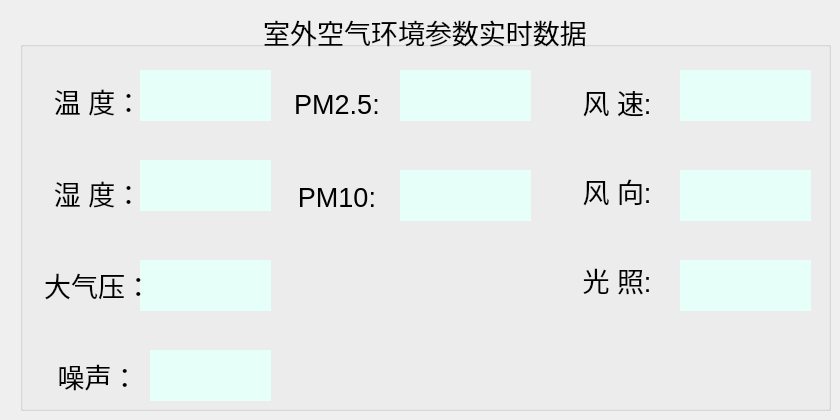
    <widget class="QWidget" name="page_3">
     <widget class="QGroupBox" name="groupBox_4">
      <property name="geometry">
       <rect>
        <x>20</x>
        <y>10</y>
        <width>811</width>
        <height>401</height>
       </rect>
      </property>
      <property name="font">
       <font>
        <pointsize>20</pointsize>
       </font>
      </property>
      <property name="title">
       <string>室外空气环境参数实时数据</string>
      </property>
      <property name="alignment">
       <set>Qt::AlignCenter</set>
      </property>
      <widget class="QLabel" name="label_21">
       <property name="geometry">
        <rect>
         <x>120</x>
         <y>60</y>
         <width>131</width>
         <height>51</height>
        </rect>
       </property>
       <property name="font">
        <font>
         <pointsize>20</pointsize>
        </font>
       </property>
       <property name="styleSheet">
        <string notr="true">background-color: rgb(231, 255, 249);</string>
       </property>
       <property name="text">
        <string/>
       </property>
       <property name="alignment">
        <set>Qt::AlignCenter</set>
       </property>
      </widget>
      <widget class="QLabel" name="label_22">
       <property name="geometry">
        <rect>
         <x>120</x>
         <y>150</y>
         <width>131</width>
         <height>51</height>
        </rect>
       </property>
       <property name="font">
        <font>
         <pointsize>20</pointsize>
        </font>
       </property>
       <property name="styleSheet">
        <string notr="true">background-color: rgb(231, 255, 249);</string>
       </property>
       <property name="text">
        <string/>
       </property>
       <property name="alignment">
        <set>Qt::AlignCenter</set>
       </property>
      </widget>
      <widget class="QLabel" name="label_23">
       <property name="geometry">
        <rect>
         <x>120</x>
         <y>250</y>
         <width>131</width>
         <height>51</height>
        </rect>
       </property>
       <property name="font">
        <font>
         <pointsize>20</pointsize>
        </font>
       </property>
       <property name="styleSheet">
        <string notr="true">background-color: rgb(231, 255, 249);</string>
       </property>
       <property name="text">
        <string/>
       </property>
       <property name="alignment">
        <set>Qt::AlignCenter</set>
       </property>
      </widget>
      <widget class="QWidget" name="layoutWidget_4">
       <property name="geometry">
        <rect>
         <x>11</x>
         <y>48</y>
         <width>134</width>
         <height>361</height>
        </rect>
       </property>
       <layout class="QVBoxLayout" name="verticalLayout_7">
        <item>
         <widget class="QLabel" name="label_24">
          <property name="font">
           <font>
            <pointsize>20</pointsize>
           </font>
          </property>
          <property name="text">
           <string>温 度：</string>
          </property>
          <property name="alignment">
           <set>Qt::AlignCenter</set>
          </property>
         </widget>
        </item>
        <item>
         <widget class="QLabel" name="label_25">
          <property name="font">
           <font>
            <pointsize>20</pointsize>
           </font>
          </property>
          <property name="text">
           <string>湿 度：</string>
          </property>
          <property name="alignment">
           <set>Qt::AlignCenter</set>
          </property>
         </widget>
        </item>
        <item>
         <widget class="QLabel" name="label_26">
          <property name="font">
           <font>
            <pointsize>20</pointsize>
           </font>
          </property>
          <property name="text">
           <string>大气压：</string>
          </property>
          <property name="alignment">
           <set>Qt::AlignCenter</set>
          </property>
         </widget>
        </item>
        <item>
         <widget class="QLabel" name="label_31">
          <property name="font">
           <font>
            <pointsize>20</pointsize>
           </font>
          </property>
          <property name="text">
           <string>噪声：</string>
          </property>
          <property name="alignment">
           <set>Qt::AlignCenter</set>
          </property>
         </widget>
        </item>
       </layout>
      </widget>
      <widget class="QWidget" name="layoutWidget_5">
       <property name="geometry">
        <rect>
         <x>260</x>
         <y>50</y>
         <width>114</width>
         <height>181</height>
        </rect>
       </property>
       <layout class="QVBoxLayout" name="verticalLayout_8">
        <item>
         <widget class="QLabel" name="label_28">
          <property name="font">
           <font>
            <pointsize>20</pointsize>
           </font>
          </property>
          <property name="text">
           <string>PM2.5:</string>
          </property>
          <property name="alignment">
           <set>Qt::AlignCenter</set>
          </property>
         </widget>
        </item>
        <item>
         <widget class="QLabel" name="label_33">
          <property name="font">
           <font>
            <pointsize>20</pointsize>
           </font>
          </property>
          <property name="text">
           <string>PM10:</string>
          </property>
          <property name="alignment">
           <set>Qt::AlignCenter</set>
          </property>
         </widget>
        </item>
       </layout>
      </widget>
      <widget class="QLabel" name="label_30">
       <property name="geometry">
        <rect>
         <x>380</x>
         <y>60</y>
         <width>131</width>
         <height>51</height>
        </rect>
       </property>
       <property name="font">
        <font>
         <pointsize>20</pointsize>
        </font>
       </property>
       <property name="styleSheet">
        <string notr="true">background-color: rgb(231, 255, 249);</string>
       </property>
       <property name="text">
        <string/>
       </property>
       <property name="alignment">
        <set>Qt::AlignCenter</set>
       </property>
      </widget>
      <widget class="QLabel" name="label_32">
       <property name="geometry">
        <rect>
         <x>130</x>
         <y>340</y>
         <width>121</width>
         <height>51</height>
        </rect>
       </property>
       <property name="font">
        <font>
         <pointsize>20</pointsize>
        </font>
       </property>
       <property name="styleSheet">
        <string notr="true">background-color: rgb(231, 255, 249);</string>
       </property>
       <property name="text">
        <string/>
       </property>
       <property name="alignment">
        <set>Qt::AlignCenter</set>
       </property>
      </widget>
      <widget class="QLabel" name="label_35">
       <property name="geometry">
        <rect>
         <x>380</x>
         <y>160</y>
         <width>131</width>
         <height>51</height>
        </rect>
       </property>
       <property name="font">
        <font>
         <pointsize>20</pointsize>
        </font>
       </property>
       <property name="styleSheet">
        <string notr="true">background-color: rgb(231, 255, 249);</string>
       </property>
       <property name="text">
        <string/>
       </property>
       <property name="alignment">
        <set>Qt::AlignCenter</set>
       </property>
      </widget>
      <widget class="QLabel" name="label_53">
       <property name="geometry">
        <rect>
         <x>660</x>
         <y>60</y>
         <width>131</width>
         <height>51</height>
        </rect>
       </property>
       <property name="font">
        <font>
         <pointsize>20</pointsize>
        </font>
       </property>
       <property name="styleSheet">
        <string notr="true">background-color: rgb(231, 255, 249);</string>
       </property>
       <property name="text">
        <string/>
       </property>
       <property name="alignment">
        <set>Qt::AlignCenter</set>
       </property>
      </widget>
      <widget class="QWidget" name="layoutWidget_8">
       <property name="geometry">
        <rect>
         <x>540</x>
         <y>50</y>
         <width>114</width>
         <height>261</height>
        </rect>
       </property>
       <layout class="QVBoxLayout" name="verticalLayout_11">
        <item>
         <widget class="QLabel" name="label_54">
          <property name="font">
           <font>
            <pointsize>20</pointsize>
           </font>
          </property>
          <property name="text">
           <string>风 速:</string>
          </property>
          <property name="alignment">
           <set>Qt::AlignCenter</set>
          </property>
         </widget>
        </item>
        <item>
         <widget class="QLabel" name="label_55">
          <property name="font">
           <font>
            <pointsize>20</pointsize>
           </font>
          </property>
          <property name="text">
           <string>风 向:</string>
          </property>
          <property name="alignment">
           <set>Qt::AlignCenter</set>
          </property>
         </widget>
        </item>
        <item>
         <widget class="QLabel" name="label_56">
          <property name="font">
           <font>
            <pointsize>20</pointsize>
           </font>
          </property>
          <property name="text">
           <string>光 照:</string>
          </property>
          <property name="alignment">
           <set>Qt::AlignCenter</set>
          </property>
         </widget>
        </item>
       </layout>
      </widget>
      <widget class="QLabel" name="label_58">
       <property name="geometry">
        <rect>
         <x>660</x>
         <y>160</y>
         <width>131</width>
         <height>51</height>
        </rect>
       </property>
       <property name="font">
        <font>
         <pointsize>20</pointsize>
        </font>
       </property>
       <property name="styleSheet">
        <string notr="true">background-color: rgb(231, 255, 249);</string>
       </property>
       <property name="text">
        <string/>
       </property>
       <property name="alignment">
        <set>Qt::AlignCenter</set>
       </property>
      </widget>
      <widget class="QLabel" name="label_59">
       <property name="geometry">
        <rect>
         <x>660</x>
         <y>250</y>
         <width>131</width>
         <height>51</height>
        </rect>
       </property>
       <property name="font">
        <font>
         <pointsize>20</pointsize>
        </font>
       </property>
       <property name="styleSheet">
        <string notr="true">background-color: rgb(231, 255, 249);</string>
       </property>
       <property name="text">
        <string/>
       </property>
       <property name="alignment">
        <set>Qt::AlignCenter</set>
       </property>
      </widget>
      <zorder>label_32</zorder>
      <zorder>label_21</zorder>
      <zorder>label_22</zorder>
      <zorder>label_23</zorder>
      <zorder>layoutWidget_4</zorder>
      <zorder>layoutWidget_5</zorder>
      <zorder>label_30</zorder>
      <zorder>label_35</zorder>
      <zorder>label_53</zorder>
      <zorder>layoutWidget_8</zorder>
      <zorder>label_58</zorder>
      <zorder>label_59</zorder>
     </widget>
    </widget>
